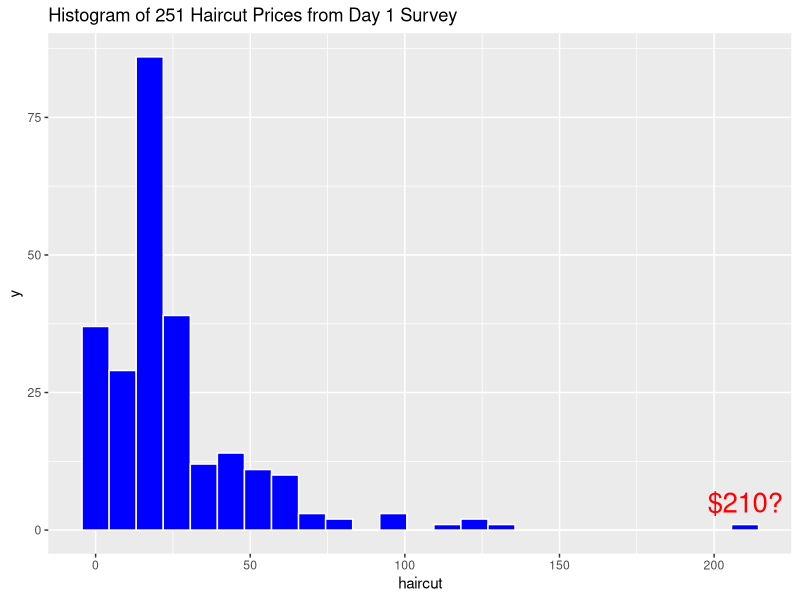
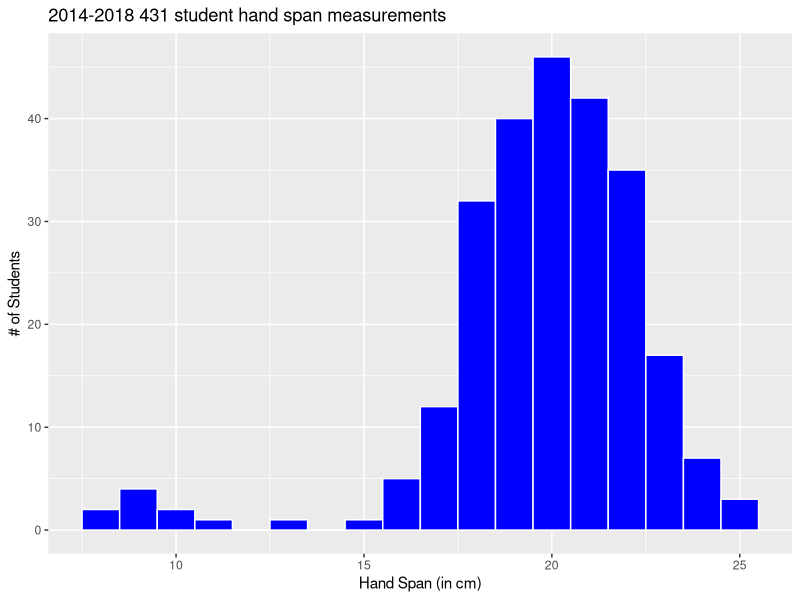
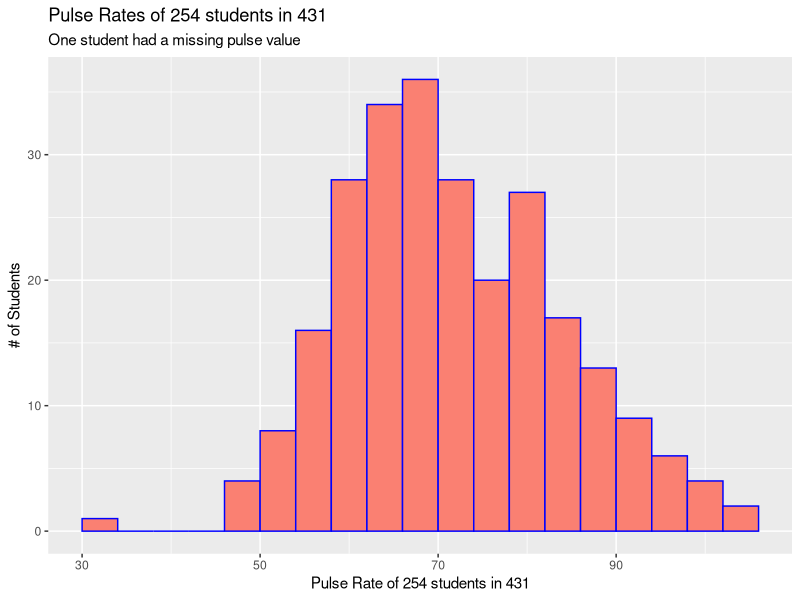
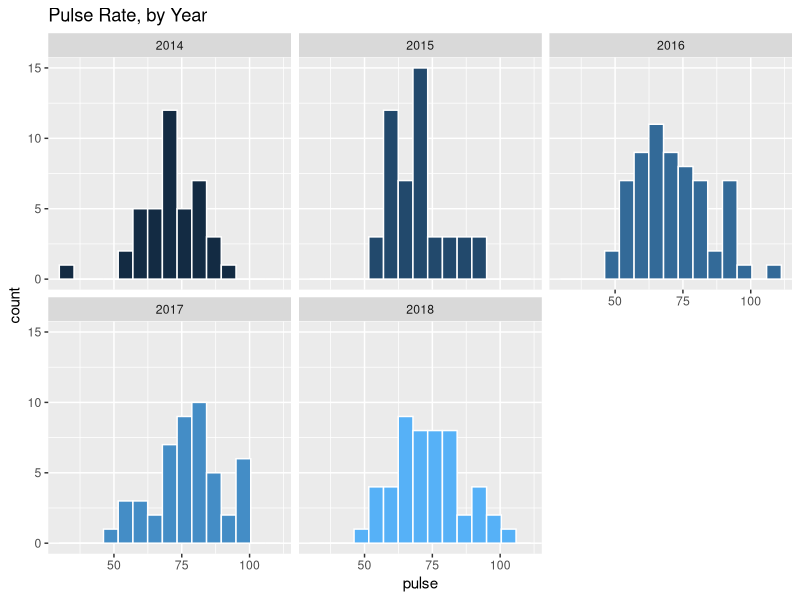
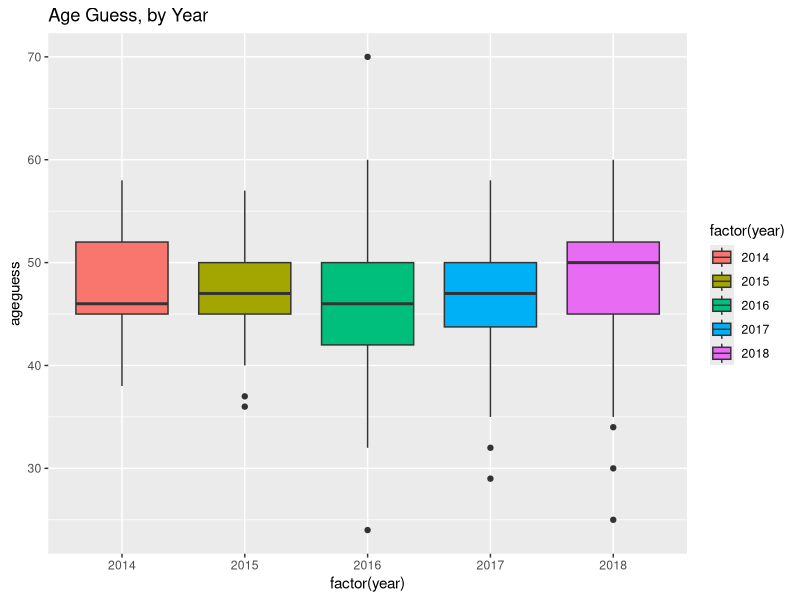

These charts were generated, in order, by the following R code:
## ---- chunk 1
knitr::opts_chunk$set(comment=NA)
options(width = 55)

library(magrittr); library(tidyverse)
## ---- chunk 2
surv1 <- read_csv("surveyday1_2018.csv")

ggplot(surv1, aes(x = haircut)) +
  geom_histogram(bins = 25, col = "white", fill = "blue") +
  annotate("text", x = 210, y = 5, label = "$210?", col="red", size = 7) +
  labs(title = "Histogram of 251 Haircut Prices from Day 1 Survey")
## ---- chunk 3
summary(surv1$hand.span)
## ---- chunk 4
ggplot(data = surv1, aes(x = hand.span)) +
  geom_histogram(bins = 18, col = "white", fill = "blue") +
  labs(x = "Hand Span (in cm)",
       y = "# of Students",
       title = "2014-2018 431 student hand span measurements")
## ---- chunk 5
stem(surv1$hand.span, width = 60, scale = 0.5)
## ---- chunk 6
ggplot(surv1, aes(x = pulse)) +
    geom_histogram(bins = 20, col = "blue", fill = "salmon") +
    labs(x = "Pulse Rate of 254 students in 431", 
         y = "# of Students",
         title = "Pulse Rates of 254 students in 431",
         subtitle = "One student had a missing pulse value")
## ---- chunk 7
ggplot(surv1, aes(x = pulse, fill = year)) + 
    geom_histogram(bins = 15, col = "white") + 
    facet_wrap(~ year) +
    guides(fill = FALSE) +
    labs(title = "Pulse Rate, by Year")
## ---- chunk 8
ggplot(surv1, aes(x = factor(year), y = ageguess, fill = factor(year))) + 
    geom_boxplot() + 
    labs(title = "Age Guess, by Year")
## ---- chunk 9
surv1 %>%
    group_by(year) %>%
    summarize(n = n(),
              mean = mean(ageguess, na.rm=TRUE), 
              sd = sd(ageguess, na.rm=TRUE), 
              median = median(ageguess, na.rm=TRUE) 
              )
